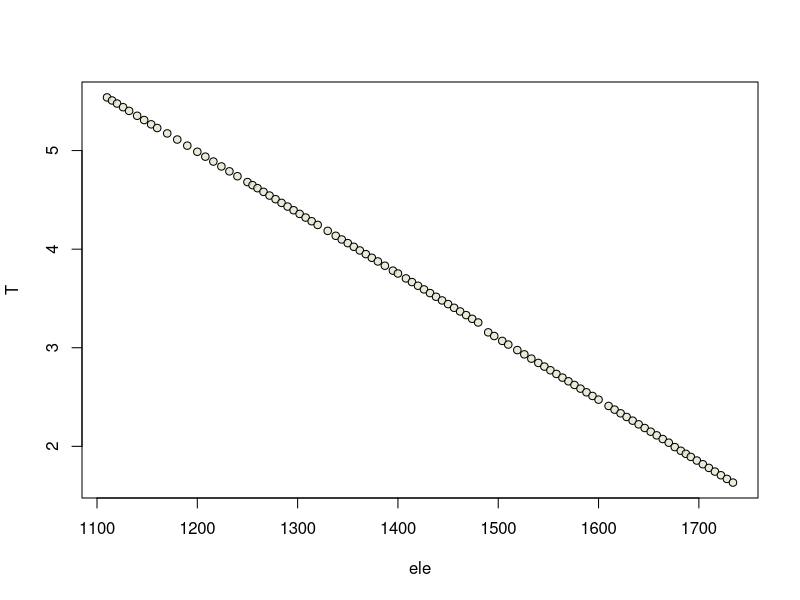
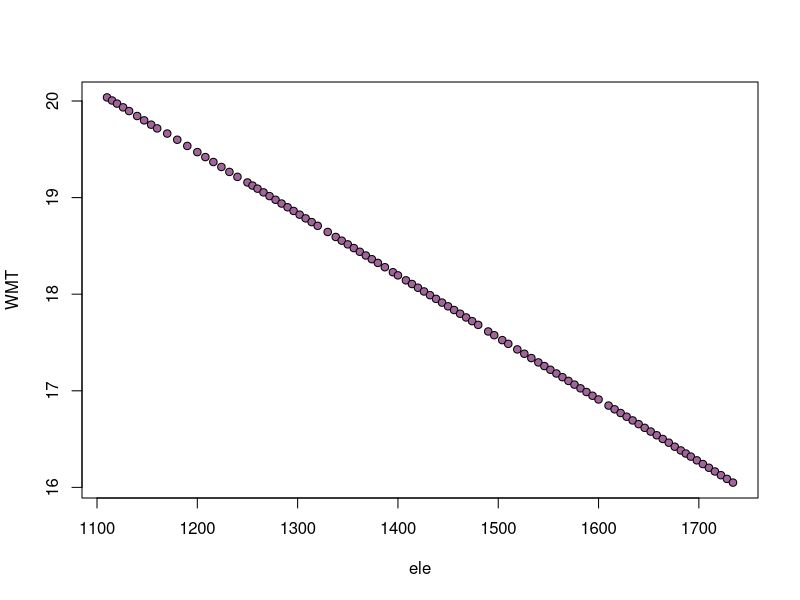
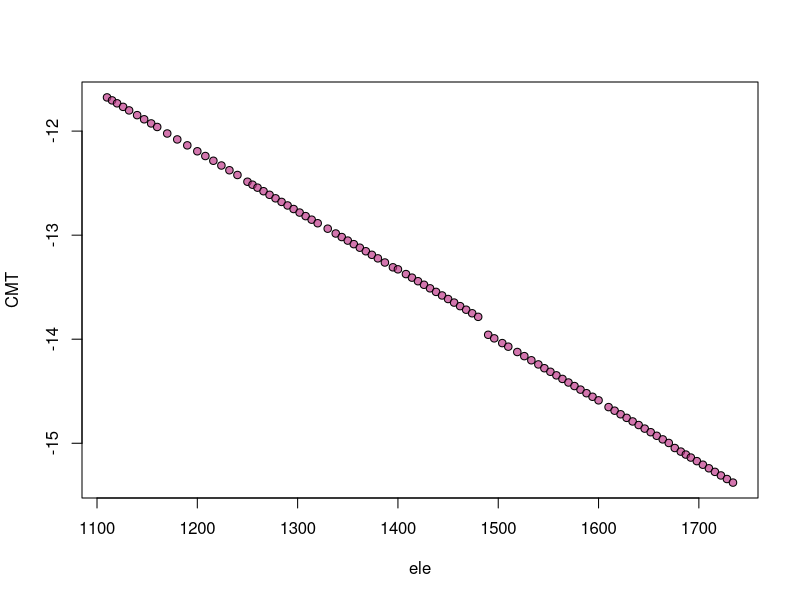
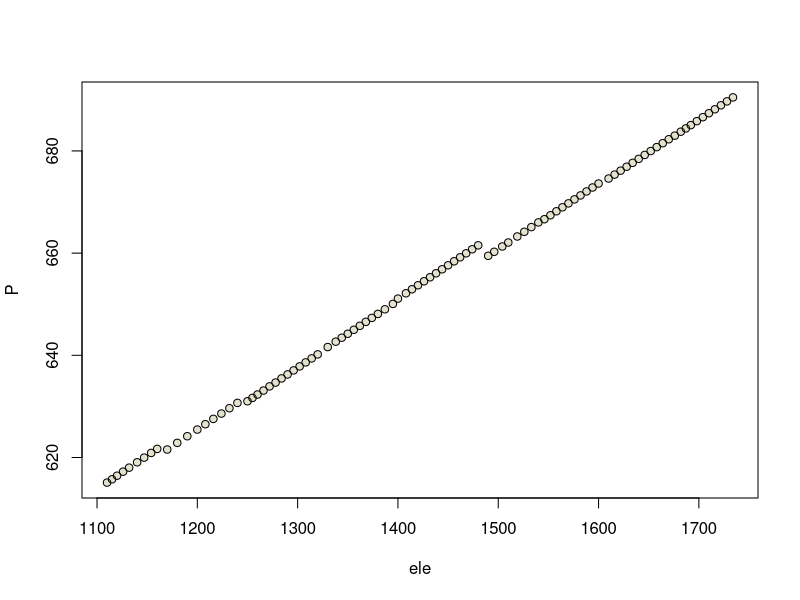
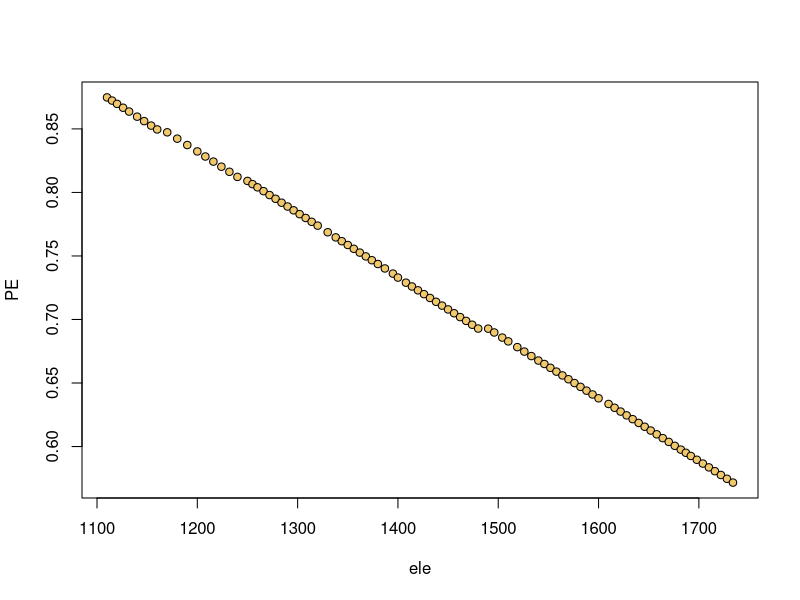

These figures' R source, in order:
library(readxl)

env <- read_excel("raw.data/dls_envi_biomodel_transect.xlsx", sheet = 1)


plot(T ~ ele, data = env, pch = 21, bg = rgb(runif(1), runif(1), runif(1), runif(1)))
plot(WMT ~ ele, data = env, pch = 21, bg = rgb(runif(1), runif(1), runif(1), runif(1)))
plot(CMT ~ ele, data = env, pch = 21, bg = rgb(runif(1), runif(1), runif(1), runif(1)))
plot(P ~ ele, data = env, pch = 21, bg = rgb(runif(1), runif(1), runif(1), runif(1)))
plot(PE ~ ele, data = env, pch = 21, bg = rgb(runif(1), runif(1), runif(1), runif(1)))
